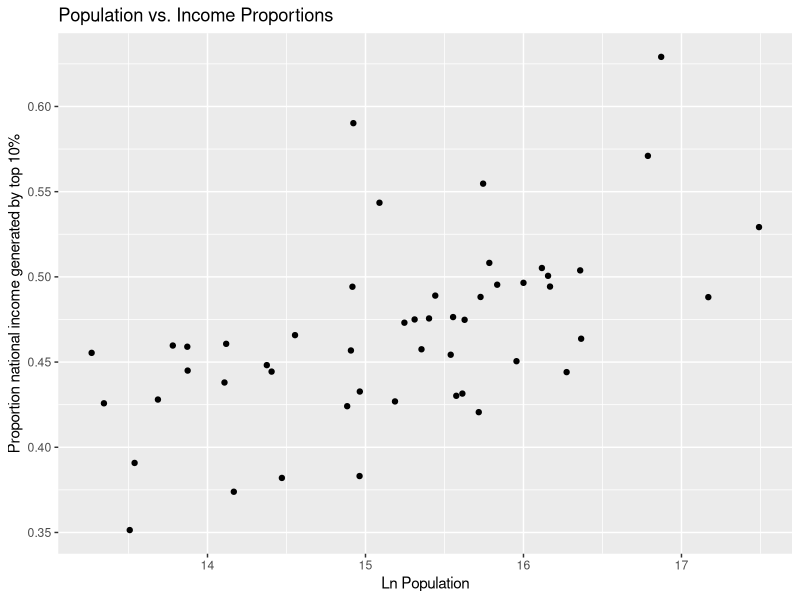
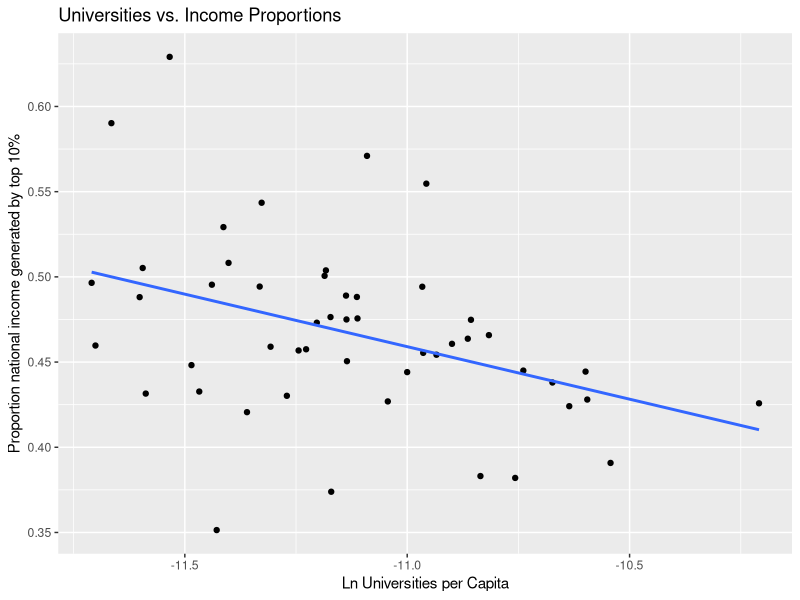
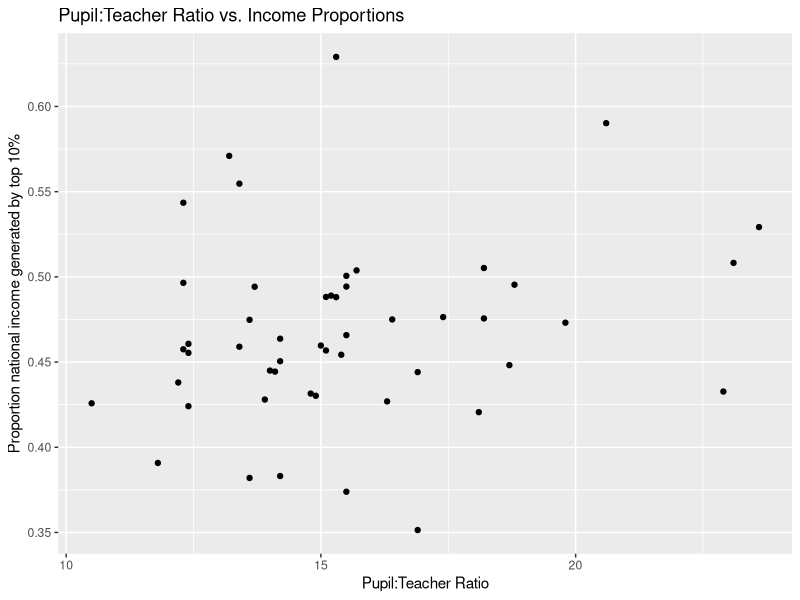
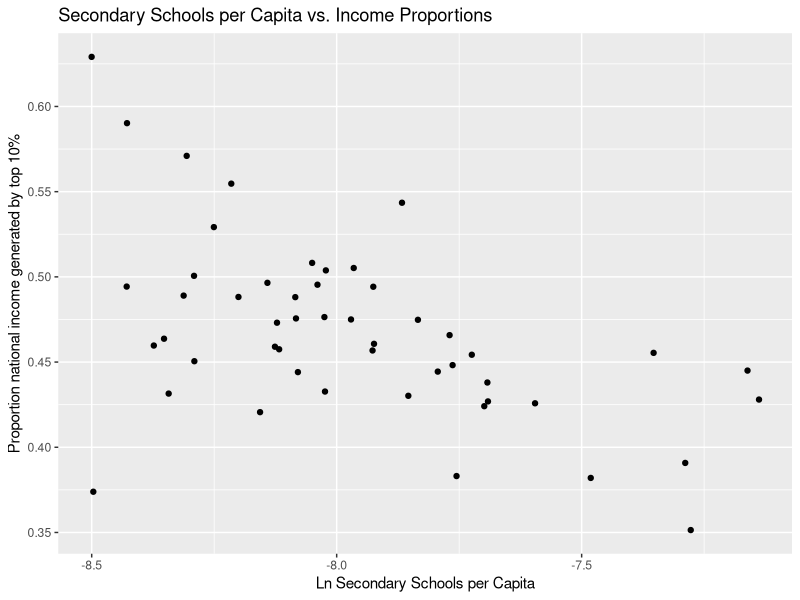
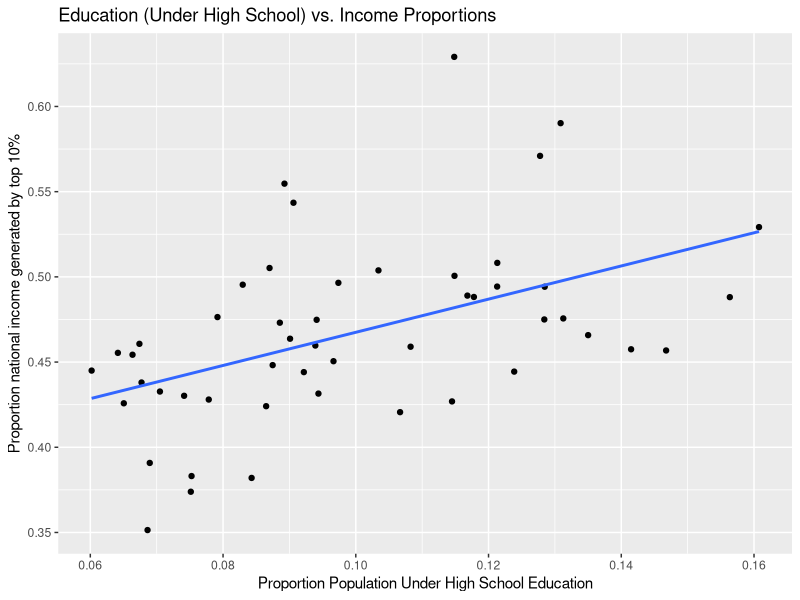
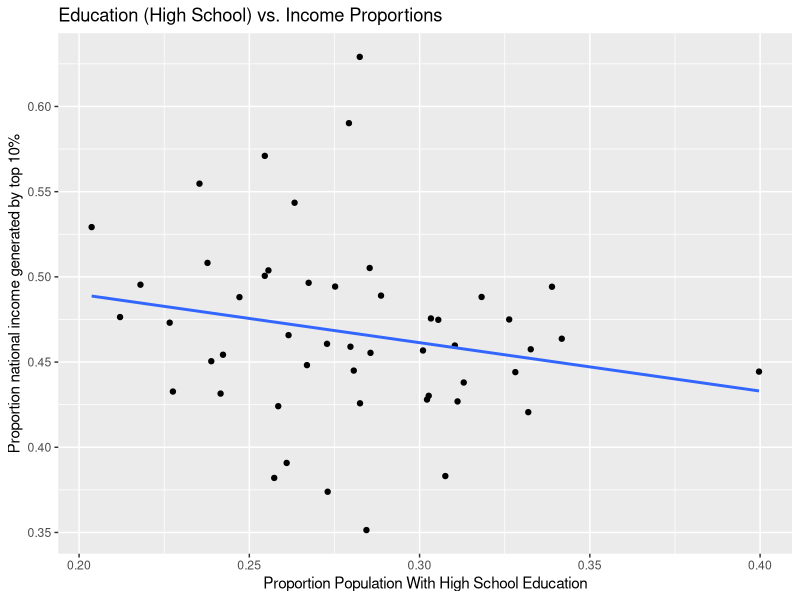
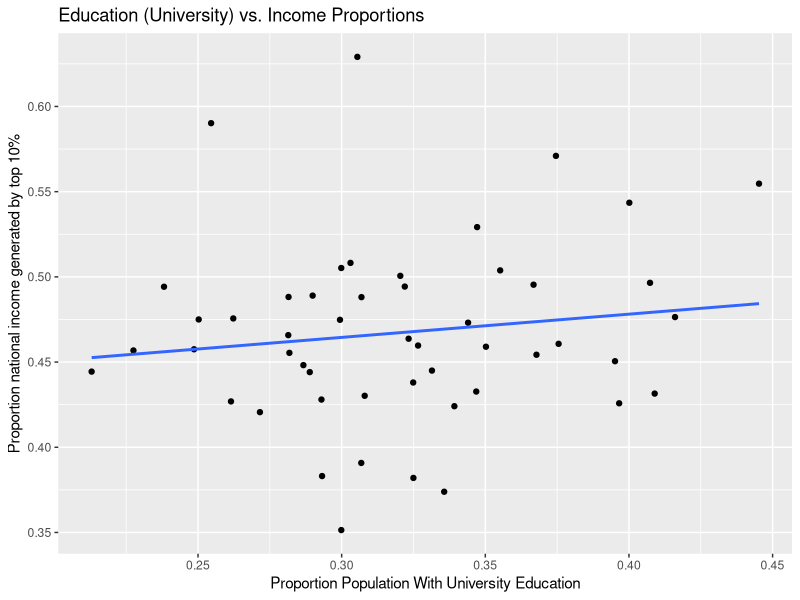
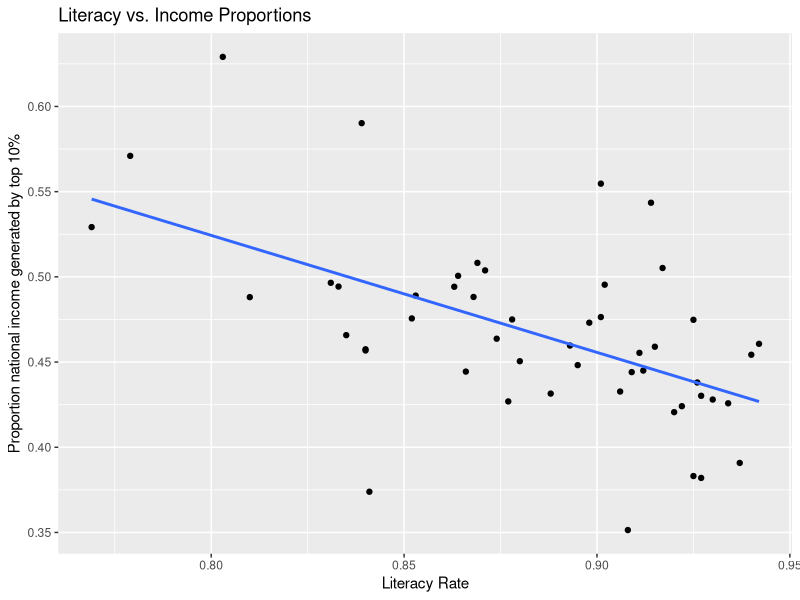

Reproduce these figures in R, in order.
## ---- chunk 1
knitr::opts_chunk$set(echo = TRUE)
library(tidyverse)
library(ggplot2)
## ---- chunk 2
# top 10
top10 = readxl::read_xls("./data/income_ineq_top10.xls")
cols = colnames(top10) %>% stringr::str_match("\n(.+)$")
cols = cols[,2]
cols[1] = "percentile"
cols[2] = "year"
colnames(top10) = cols
top10 = top10 %>%
  rename("Georgia" = "Georgia (US)") %>%
  select(-`Washington D.C.`)

top10 = top10[-1] %>% pivot_longer(cols = c("Alabama":"Wyoming"), names_to = "state", values_to = "90th_percentile")
top10 %>% head(10)

top10 %>%
  filter(year == 2018) %>%
  arrange(desc(`90th_percentile`))
## ---- chunk 3
# import and preprocess population data 
population = readxl::read_xlsx("./data/population_state.xlsx")
population = population[-1,]
states = population$state %>% stringr::str_match("^\\.(.+)")
states = states[,2]
population$state = states

population = population %>% 
  select(state, "2015":"2018") %>% 
  filter(state != "District of Columbia") %>% 
  pivot_longer(-state, names_to = "year", values_to = "population") %>%
  mutate(year = as.numeric(year))

# joining with inequality data
top10_pop = top10 %>% left_join(population, by = c("year" = "year", "state" = "state"))

# population analysis
top10_pop %>% filter(year == 2018) %>%
  ggplot(aes(log(population), `90th_percentile`)) +
  geom_point() +
  xlab('Ln Population') +
  ylab('Proportion national income generated by top 10%') +
  ggtitle('Population vs. Income Proportions')
## ---- chunk 4
# Import / Preprocess the data
college = readxl::read_xls("./data/college.xls")
state_names = college$state %>% stringr::str_match("(.*) \\.+")
college$state = state_names[,2]
college = college %>% select("state", contains("total") | contains("Total"))
college %>% head(10)

# Analysis
temp = top10_pop %>%
  left_join(college, by = "state") %>%
  filter(year == 2018) %>%
  mutate(uni_per_capita = Total / population)
  
temp %>%
  ggplot(aes(x=log(uni_per_capita), y=`90th_percentile`)) + 
  geom_point() +
  geom_smooth(method="lm", se=FALSE) +
  xlab('Ln Universities per Capita') +
  ylab('Proportion national income generated by top 10%') +
  ggtitle('Universities vs. Income Proportions')

# correlation
cor.test(temp$`90th_percentile`, temp$uni_per_capita)
## ---- chunk 5
secondary = readxl::read_xlsx("./data/secondary_edu.xlsx")
 
# student-teacher ratio
top10 %>% 
  left_join(secondary, by = "state") %>%
  filter(year == 2018) %>% 
  ggplot(aes(x=`pupil/teacher ratio`, y=`90th_percentile`)) +
  geom_point() +
  xlab('Pupil:Teacher Ratio') +
  ylab('Proportion national income generated by top 10%') +
  ggtitle('Pupil:Teacher Ratio vs. Income Proportions')

# secondary school per capita
top10_pop %>% 
  filter(year == 2018) %>% 
  left_join(secondary, by = "state") %>%
  ggplot(aes(x=log(`operational schools`/population), y=`90th_percentile`)) + 
  geom_point() +
  xlab('Ln Secondary Schools per Capita') +
  ylab('Proportion national income generated by top 10%') +
  ggtitle('Secondary Schools per Capita vs. Income Proportions')
## ---- chunk 6
# under high school analysis
under_high = readxl::read_xlsx("./data/under_high.xlsx", skip = 2) %>%
  pivot_longer(-Name, names_to = "Year", values_to = "under_high")

under_high = under_high %>%
  filter(stringr::str_detect(Year, "2016-.*6$")) %>%
  select(Name, under_high) %>%
  rename("state" = "Name")

top10 %>%
  filter(year == 2018) %>%
  left_join(under_high, by = "state") %>%
  ggplot(aes(x=under_high, y=`90th_percentile`)) +
  geom_point() +
  geom_smooth(method="lm", se=FALSE) +
  xlab('Proportion Population Under High School Education') +
  ylab('Proportion national income generated by top 10%') +
  ggtitle('Education (Under High School) vs. Income Proportions')

# high school
high_school = readxl::read_xlsx("./data/high_school.xlsx", skip = 2) %>%
  pivot_longer(-Name, names_to = "Year", values_to = "high_school")

high_school = high_school %>%
  filter(stringr::str_detect(Year, "2016-.*6$")) %>%
  select(Name, high_school) %>%
  rename("state" = "Name")

top10 %>%
  filter(year == 2018) %>%
  left_join(high_school, by = "state") %>%
  ggplot(aes(x=high_school, y=`90th_percentile`)) +
  geom_point() + 
  geom_smooth(method="lm", se=FALSE) +
  xlab('Proportion Population With High School Education') +
  ylab('Proportion national income generated by top 10%') +
  ggtitle('Education (High School) vs. Income Proportions')

# college completion percentage
college_comp = readxl::read_xlsx("./data/college_graduate_percentage_clean.xlsx", skip = 2) %>%
  pivot_longer(-Name, names_to = "Year", values_to = "college")

college_comp = college_comp %>%
  filter(stringr::str_detect(Year, "2016-.*6$")) %>%
  select(Name, college) %>%
  rename("state" = "Name")

top10 %>%
  filter(year == 2018) %>%
  left_join(college_comp, by = "state") %>%
  ggplot(aes(x=college, y=`90th_percentile`)) +
  geom_point() +
  geom_smooth(method="lm", se=FALSE) +
  xlab('Proportion Population With University Education') +
  ylab('Proportion national income generated by top 10%') +
  ggtitle('Education (University) vs. Income Proportions')
## ---- chunk 7
# Import / Preprocess the data
literacy = read_csv("./data/literacy_rate.csv") %>%
  arrange(state) %>%
  rename("literacy" = "literacyRate")

# joining the datasets 
top10 %>% 
  filter(year == 2018) %>%
  left_join(literacy, by = "state") %>%
  ggplot(aes(x=literacy, y=`90th_percentile`)) +
  geom_point() +
  geom_smooth(method="lm", se = FALSE) +
  xlab('Literacy Rate') +
  ylab('Proportion national income generated by top 10%') +
  ggtitle('Literacy vs. Income Proportions')
## ---- chunk 8
df = top10_pop %>%
  filter(year == 2018) %>% 
  left_join(literacy, by = "state") %>% 
  left_join(under_high, by = "state") %>% 
  left_join(secondary, by = "state") %>%
  left_join(college, by = "state") %>%
  mutate(uni_per_capita = log(Total / population),
         secondary_per_capita = log(`operational schools`/population)) %>%
  select(state, `90th_percentile`, literacy, under_high, secondary_per_capita, uni_per_capita)

fit = lm(`90th_percentile` ~ literacy * secondary_per_capita * uni_per_capita, df)
summary(fit)

qqnorm(fit$residuals); qqline(fit$residuals)
## ---- chunk 9
# Percent of Babies Born to Unmarried Mothers by State
single_mom = read_csv("./data/single-mother.csv")

single_mom = single_mom %>%
  mutate(state = state.name[match(STATE, state.abb)]) %>%
  filter(YEAR == 2018) %>%
  select(state, RATE) %>% 
  rename("rate" = "RATE")

top10 %>%
  filter(year == 2018) %>%
  left_join(single_mom, by = "state") %>%
  ggplot(aes(x=rate, y=`90th_percentile`)) +
  geom_point() + 
  geom_smooth(method="lm", se=FALSE) +
  xlab('Percent Babies Born to Unmarried Mothers') +
  ylab('Proportion national income generated by top 10%') +
  ggtitle('Single Moms vs. Income Proportions')

# single parent
single_fam = readxl::read_xlsx("./data/single-parent.xlsx")

single_fam = single_fam %>% 
  filter(TimeFrame == 2018, DataFormat == "Percent", Location %in% state.name) %>%
  select(Location, Data) %>%
  rename("state" = "Location",
         "single_parent" = "Data") %>%
  mutate(single_parent = as.numeric(single_parent))

top10 %>%
  filter(year == 2018) %>%
  left_join(single_fam, by = "state") %>%
  ggplot(aes(x=single_parent, y=`90th_percentile`)) +
  geom_point() + 
  geom_smooth(method="lm", se=FALSE) +
  xlab('Proportion Children with Single Parents') +
  ylab('Proportion national income generated by top 10%') +
  ggtitle('Single Parents vs. Income Proportions')
## ---- chunk 10
race_distr = read_csv('./data/race_distribution_2018.csv', show_col_types=FALSE)

# We are only interested in the 4 larger ethnic groups.
race_distr = race_distr %>%
  select(`Location`, `White`, `Black`, `Hispanic`, `Asian`)

# Replace non-numeric values.
race_distr$Black[race_distr$Black == '<.01'] = '0'
race_distr$Asian[race_distr$Asian == 'N/A'] = '0'

# Convert the columns to numeric.
race_distr = race_distr %>%
  mutate(Black = as.numeric(Black), Asian = as.numeric(Asian))


# White
top10 %>%
  filter(year == 2018) %>%
  left_join(race_distr, c('state' = 'Location')) %>%
  ggplot(aes(x=White, y=`90th_percentile`)) +
  geom_point() +
  geom_smooth(method='lm', se=F) +
  xlab('Proportion Population White') +
  ylab('Proportion national income generated by top 10%') +
  ggtitle('Race (White) vs. Income Proportions')

# Black
top10 %>%
  filter(year == 2018) %>%
  left_join(race_distr, c('state' = 'Location')) %>%
  ggplot(aes(x=Black, y=`90th_percentile`)) +
  geom_point() +
  geom_smooth(method='lm', se=F) +
  xlab('Proportion Population Black') +
  ylab('Proportion national income generated by top 10%') +
  ggtitle('Race (Black) vs. Income Proportions')

# Hispanic
top10 %>%
  filter(year == 2018) %>%
  left_join(race_distr, c('state' = 'Location')) %>%
  ggplot(aes(x=Hispanic, y=`90th_percentile`)) +
  geom_point() +
  geom_smooth(method='lm', se=F) +
  xlab('Proportion Population Hispanic') +
  ylab('Proportion national income generated by top 10%') +
  ggtitle('Race (Hispanic) vs. Income Proportions')

# Asian
top10 %>%
  filter(year == 2018) %>%
  left_join(race_distr, c('state' = 'Location')) %>%
  ggplot(aes(x=Asian, y=`90th_percentile`)) +
  geom_point() +
  geom_smooth(method='lm', se=F) +
  xlab('Proportion Population Asian') +
  ylab('Proportion national income generated by top 10%') +
  ggtitle('Race (Asian) vs. Income Proportions')

